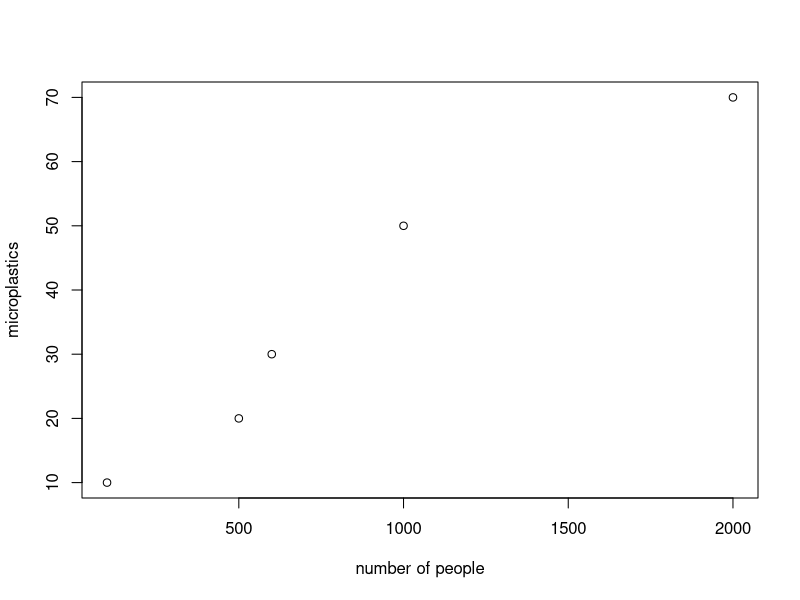
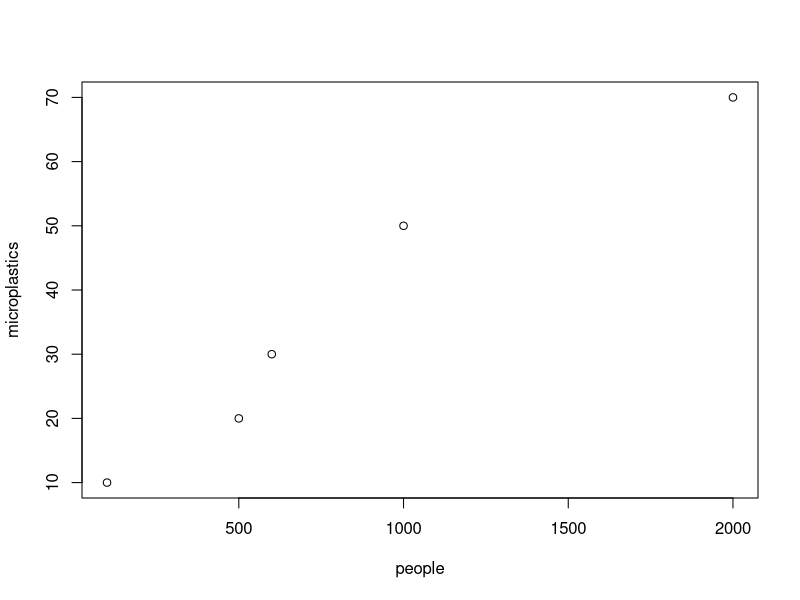
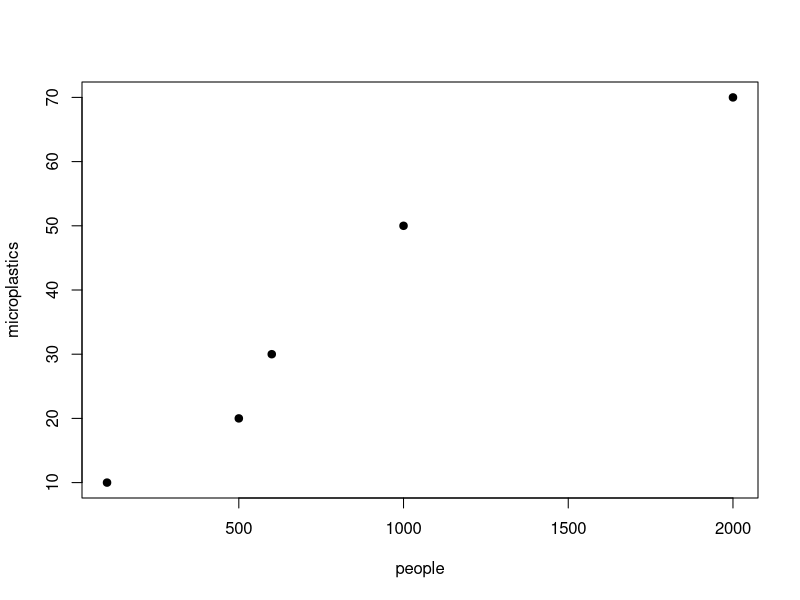
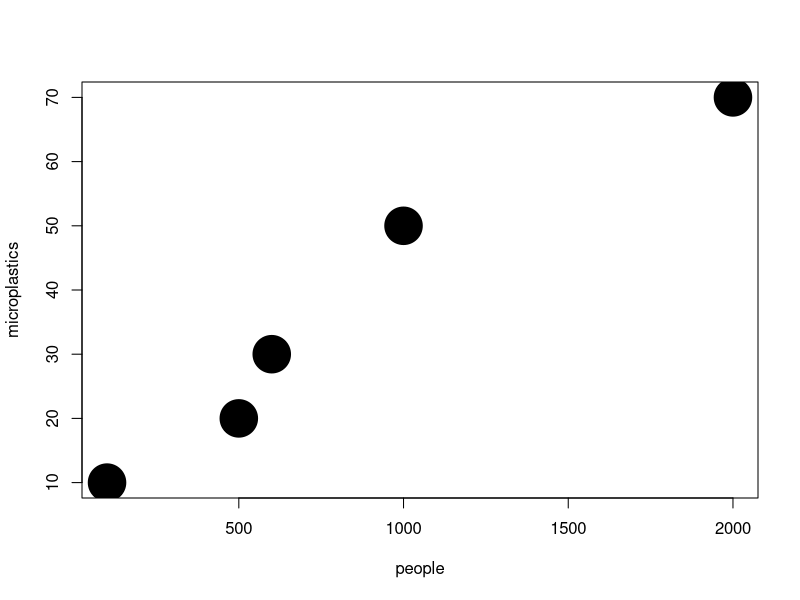
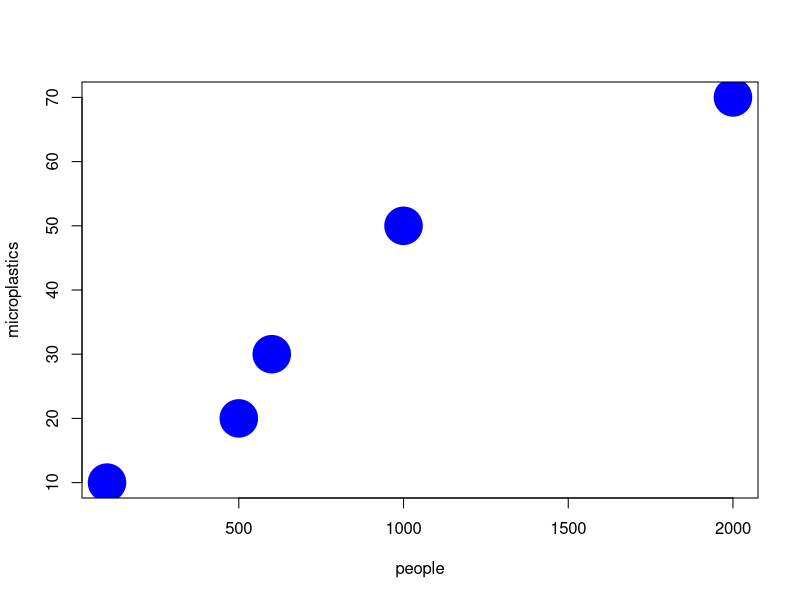

Source code (R) for these figures, in order:
# Here I can write anything I want! 
## R as a calculator
2 + 3

# Assign to an object
vidhi <- 2 + 3
vidhi

duccio <- 5 + 3
duccio

final <- vidhi * duccio
final

final^2

# array
# they're functions. fuctions always have parenthesis and inside them there are the arguments.
#examples
sophi <- c(10, 20, 30, 50, 70) # microplastics 
paula <- c(100, 500, 600, 1000, 2000) # people

# we can plot them together
plot(paula, sophi, xlab="number of people", ylab="microplastics")

# we can also previously assign paula and sophi to some objects
people <- paula
microplastics <- sophi
plot(people, microplastics)
plot (people, microplastics, pch= 19)
plot (people, microplastics, pch= 19, cex=5)
plot (people, microplastics, pch= 19, cex=5, col= "blue") #pch gives the shape of the symbols in R, cex represents the size, col for the color
# we can find the symbols in this site:
# http://www.sthda.com/english/wiki/r-plot-pch-symbols-the-different-point-shapes-available-in-r
